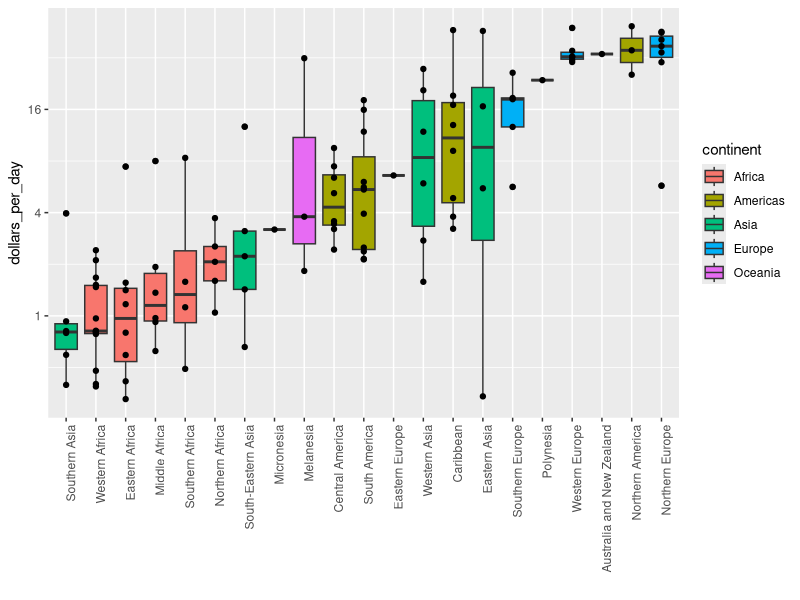

This figure's R source:
library(tidyverse)
library(dslabs)

data("gapminder")
gapminder <- gapminder%>% 
  mutate(dollars_per_day = gdp/population/365)

#boxplots
past_year <- 1970
p <- gapminder %>%
  filter(year==past_year & !is.na(gdp)) %>%
  ggplot(aes(region,dollars_per_day)) + 
  geom_boxplot()
#change text orientation on x axis to vertical
p <- p + theme(axis.text = element_text(angle = 90,hjust = 1))

#reorder the list of countries to make it more meaningful
p <- gapminder %>%
  filter(year == past_year & !is.na(gdp)) %>%
  mutate(region = reorder(region, dollars_per_day, FUN = median)) %>%    # reorder
  ggplot(aes(region, dollars_per_day, fill = continent)) +    # color by continent
  geom_boxplot() +
  theme(axis.text.x = element_text(angle = 90, hjust = 1)) +
  xlab("")

p <- p + scale_y_continuous(trans = 'log2')

p <- p + geom_point(show.legend = F)
print(p)
